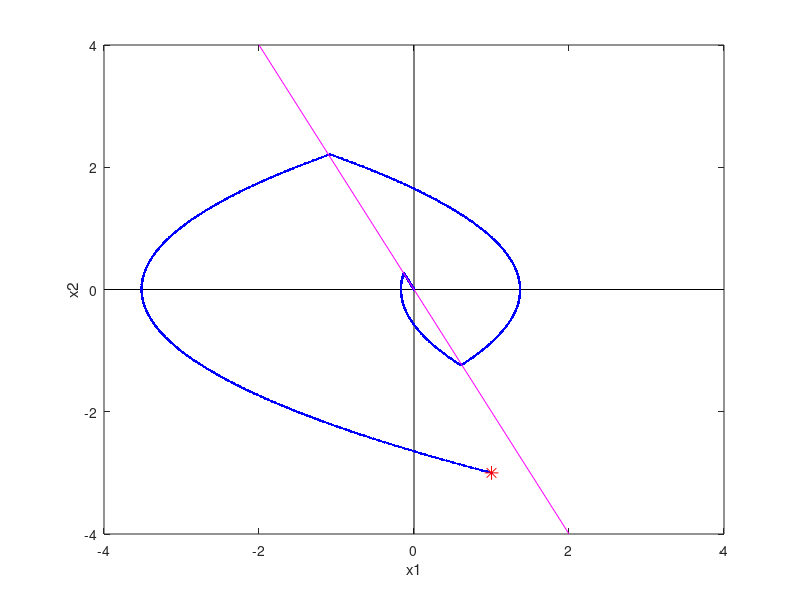

Write MATLAB code to recreate this figure.
% 例程 6.11  卫星姿态控制的预测性切换策略
%  卫星姿态控制仿真
%  预测性切换策略
%  初始点
x10 = 1;
x20 = -3;
figure(1)
%  绘制坐标轴
plot([-4, 4], [0, 0], 'k');
hold on;
plot([0, 0], [-4, 4], 'k');
dt = 0.01;
U = 1;
KPR = 2;
aux = 0;
t = 0;
x1 = x10;
x2 = x20;
%  欧拉积分法求解
while (t < 15)
plot(x1, x2, 'b.');
aux = x2 + (KPR*x1);
if (aux > 0)
p = -U;
else
p = U;
end;
dx1 = x2*dt;
dx2 = p*dt;
x1 = x1 + dx1;
x2 = x2 + dx2;
t = t + dt;  %  时间增量
end;
%  绘制切换线
plot([-2, 2], [2*KPR, -2*KPR], 'm');
%  绘制初始点
plot(x10, x20, 'r*', 'MarkerSize', 10);
axis([-4, 4, -4, 4]);
xlabel('x1');  ylabel('x2');
